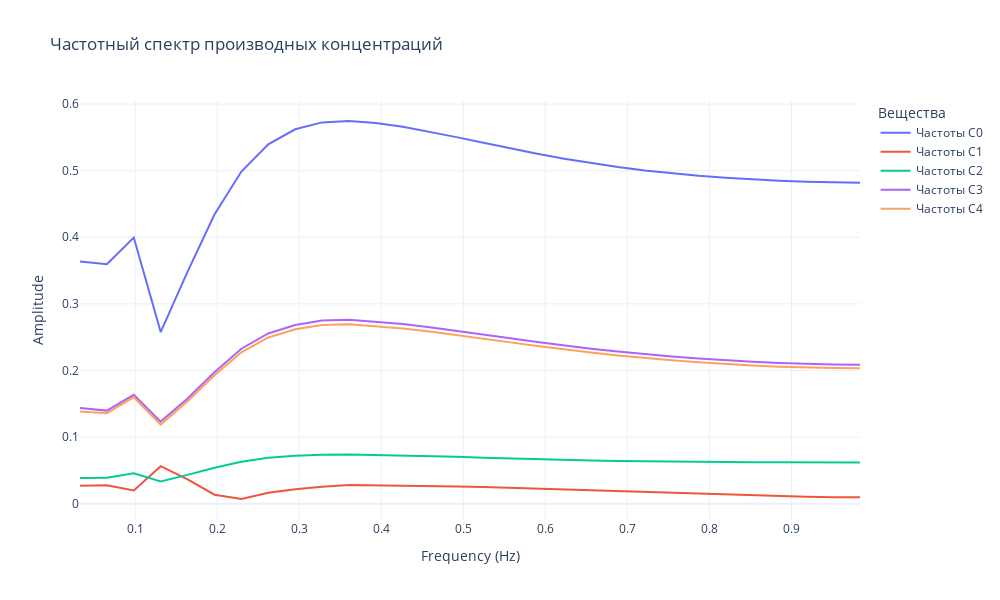

The notebook cell saved with this chart:
### Markdown cell above
## Частотное что-то там

### Code cell
fig = go.Figure()

# Дискретизация по времени (шаг)
dt = tsteps[1] - tsteps[0]  # Предполагаем, что шаг одинаковый

# Добавляем спектры для каждого вещества
for i, coeffs in enumerate(reaction_poly_derivatives):
    y = np.polyval(coeffs[::-1], tsteps)  # Вычисляем значения полинома
    signal = dCdt_TRUE[i] - y  # Исходный сигнал (разность производных)

    # Применяем БПФ (FFT)
    fft_values = np.fft.fft(signal)
    freqs = np.fft.fftfreq(len(signal), d=dt)  # Вычисляем частоты

    # Берём только положительные частоты и нормируем амплитуды
    mask = freqs > 0
    freqs, fft_values = freqs[mask], np.abs(fft_values[mask])  

    # Добавляем в график
    fig.add_trace(go.Scatter(
        x=freqs, 
        y=fft_values, 
        mode='lines', 
        name=f'Частоты C{i}'
    ))

# Настройки графика
fig.update_layout(
    title='Частотный спектр производных концентраций',
    xaxis_title='Frequency (Hz)',
    yaxis_title='Amplitude',
    legend_title='Вещества',
    template='plotly_white',
    width=1000,
    height=600
)

fig.show()
